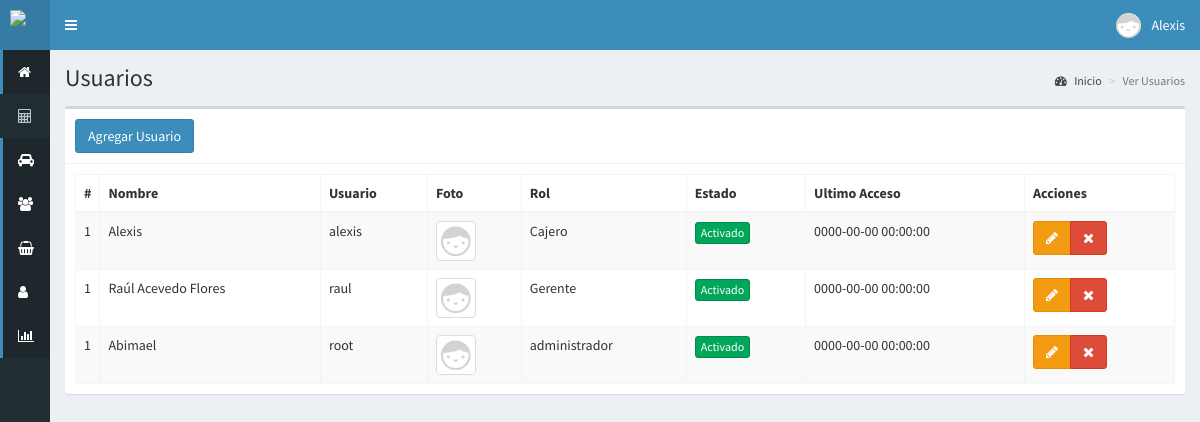
The page /usuarios (signed in) on the database its author committed.
### tables this page shows
CREATE TABLE `usuarios` (
  `id` int(11) NOT NULL,
  `nombre` text NOT NULL,
  `usuario` text NOT NULL,
  `password` text NOT NULL,
  `rol` text NOT NULL,
  `foto` text NOT NULL,
  `estado` int(11) NOT NULL,
  `ultimo_login` datetime NOT NULL,
  `fecha` timestamp NOT NULL DEFAULT current_timestamp() ON UPDATE current_timestamp()
);

### controladores/plantilla.controlador.php (called while the page is built)
<?php
class ControladorPlantilla{
	public static function ctrPlantilla(){
		include "vistas/plantilla.php";
	}
}

### index.php (called while the page is built, shortened)
<?php
require_once "controladores/plantilla.controlador.php";
require_once "controladores/usuarios.controlador.php";
require_once "controladores/servicio.controlador.php";
require_once "modelos/usuarios.modelo.php";
$plantilla = new ControladorPlantilla();
$plantilla -> ctrPlantilla();

### controladores/usuarios.controlador.php (called while the page is built, shortened)
<?php
class ControladorUsuarios
{
	public static function ctrMostrarUsuarios($item, $valor)
	{
		$tabla = "usuarios";
		$respuesta = ModeloUsuarios::MdlMostrarUsuarios($tabla, $item, $valor);
		return $respuesta;
	}
}

### modelos/conexion.php (called while the page is built)
<?php
class Conexion{
	 public static function conectar(){
		$link = new PDO("mysql:host=localhost;dbname=luismart",
			            "root",
			            "");
		$link -> exec("set names utf8");
		return $link;
	}
}

### modelos/usuarios.modelo.php (called while the page is built, shortened)
<?php
require_once "conexion.php";
class ModeloUsuarios{
	 public static function mdlMostrarUsuarios($tabla, $item, $valor){
	 	if($item != null){
	 		$stmt = Conexion::conectar()->prepare("SELECT * FROM $tabla WHERE $item = :$item");
			$stmt -> bindParam(":".$item, $valor, PDO::PARAM_STR);
			$stmt -> execute();
			return $stmt -> fetch();
	 	}else{
	 		$stmt = Conexion::conectar()->prepare("SELECT * FROM $tabla");
			$stmt -> execute();
			return $stmt -> fetchAll();
	 	}
	}
}

### vistas/modulos/usuarios.php (the view, shortened to what this page needs)
  <div class="content-wrapper">
    <section class="content-header">
      <h1>
        Usuarios
      </h1>
      <ol class="breadcrumb">
        <li><a href="#"><i class="fa fa-dashboard"></i> Inicio</a></li>
        <li class="active">Ver Usuarios</li>
      </ol>
    </section>
  <section class="content">
      <div class="box">
        <div class="box-header with-border">
          <button class="btn btn-primary" data-toggle="modal" data-target="#modalAgregarUsuario">Agregar Usuario</button>
        </div>
        <div class="box-body">
          <table class="table table-bordered table-striped dt-responsive tablas">
            <thead>
              <tr>
                <th style="width: 10px">#</th>
                <th>Nombre</th>
                <th>Usuario</th>
                <th>Foto</th>
                <th>Rol</th>
                <th>Estado</th>
                <th>Ultimo Acceso</th>
                <th>Acciones</th>
              </tr>
            </thead>
            <tbody>
              <?php
                $item = null;
                $valor = null;
                $usuarios = ControladorUsuarios::ctrMostrarUsuarios($item,$valor);
                foreach ($usuarios as $key => $value) {
                  echo '<tr>
                          <td>1</td>
                          <td>'.$value["nombre"].'</td>
                          <td>'.$value["usuario"].'</td>';
                          if($value["foto"]!= ""){
                            echo '<td><img src="'.$value["foto"].'" class="img-thumbnail" width="40px"></td>';
                          }else{
                            echo ' <td><img src="vistas/img/usuarios/default/anonymous.png" class="img-thumbnail" width="40px"></td>';
                          }
                          echo '<td>'.$value["rol"].'</td>
                          <td><button class="btn btn-success btn-xs">Activado</button></td>
                          <td>'.$value["ultimo_login"].'</td>
                          <td>
                            <div class="btn-group">
                              <button class="btn btn-warning"><i class="fa fa-pencil"></i></button>
                              <button class="btn btn-danger"><i class="fa fa-times"></i></button>
                            </div>
                          </td>
                        </tr>';
                }
              ?>
            </tbody>
          </table>
        </div>
      </div>
  </section>
</div>

### rows shown on the page
usuarios: nombre "Alexis", usuario "alexis", rol "Cajero", ultimo_login "0000-00-00 00:00:00"
usuarios: nombre "Raúl Acevedo Flores", usuario "raul", rol "Gerente", ultimo_login "0000-00-00 00:00:00"
usuarios: nombre "Abimael", usuario "root", rol "administrador", ultimo_login "0000-00-00 00:00:00"

### other values the page prints
$_SESSION["nombre"] "Alexis"
